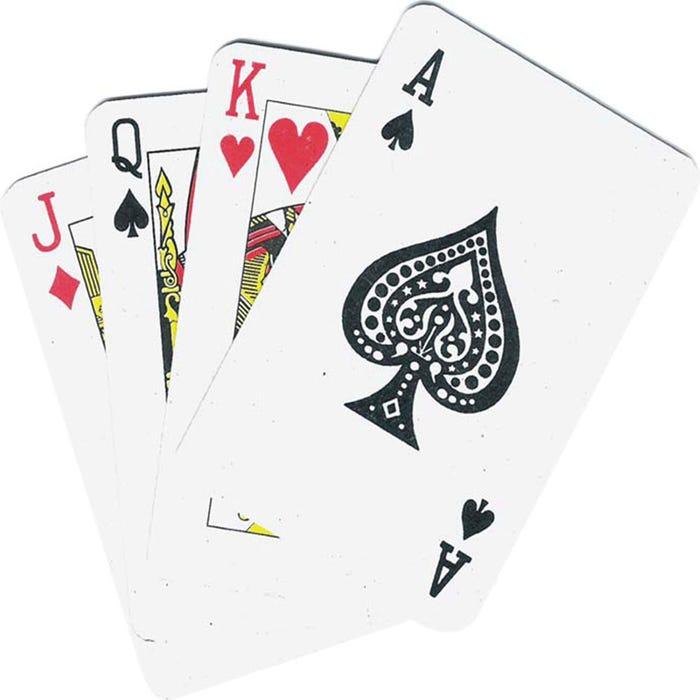
#> input picture Unit 6/OpenCV/OpenCV Programming-20220103T171028Z-001/OpenCV Programming/3 Jan 2021/cards.jpeg, 700 x 700 px
$ python Birdview.py
#> lines starting #> are read from the running program, lines starting #| are printed output that depends on the picture; after the words box and inside, x2 and y2 are one past the last pixel; in counts of white or black regions, pixels touching at a corner belong together
import cv2
import numpy as np

img = cv2.imread('cards.jpeg')
#> img is the input picture: shape (700, 700, 3); mean B, G, R 232.9, 233.1, 234.6
print(img.shape)
#| (700, 700, 3)
width,height = 400,600

pts1 = np.float32([[414,5],[699,168],[171,470],[460,635]])
pts2 = np.float32([[0,0],[width,0],[0,height],[width,height]])
matrix = cv2.getPerspectiveTransform(pts1,pts2)
outImg = cv2.warpPerspective(img,matrix,(width,height))
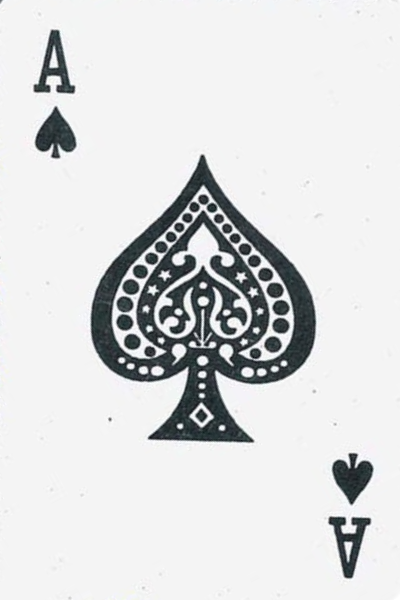
#> outImg: shape (600, 400, 3); mean B, G, R 219.8, 219.2, 217.9

for x in range(0,4):
    p = int(pts1[x][0])
    q = int(pts1[x][1])
    cv2.circle(img,(p,q),8,(0,0,255),cv2.FILLED)
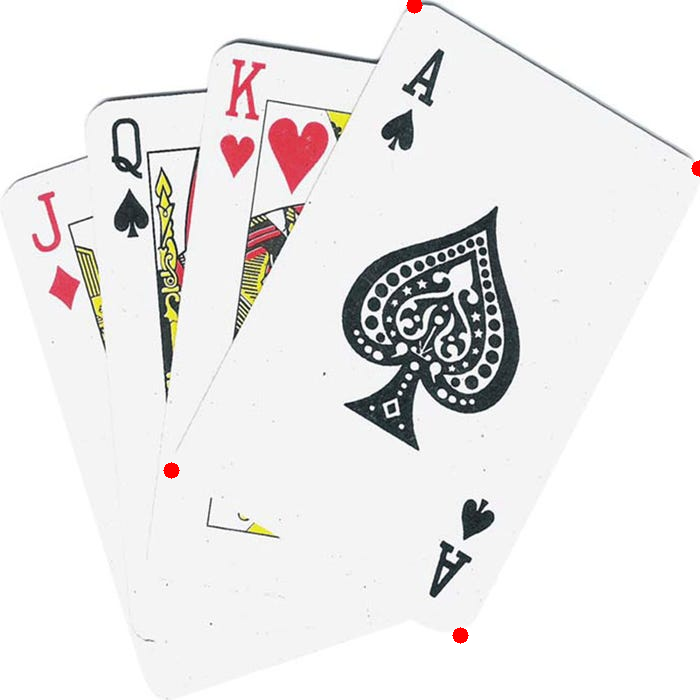
#> img: shape (700, 700, 3); 0.14% of pixels changed, all inside (x1, y1, x2, y2) = (163, 0, 700, 644)

cv2.imshow('Original Image',img)
cv2.imshow('Output Image',outImg)
cv2.waitKey(0)
cv2.destroyAllWindows()
